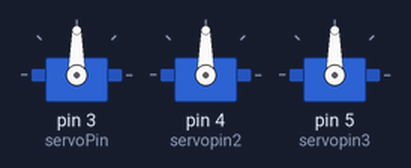
Recording of a sketch running on a simulated Arduino Uno, built with avr-gcc and run on an emulated ATmega328P. Parts: 3 × servo.

Above: at 0.05 s.
At 3.0 s:
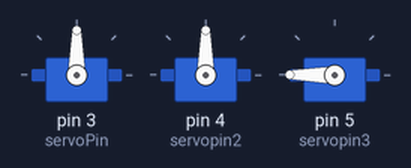
At 4.5 s:
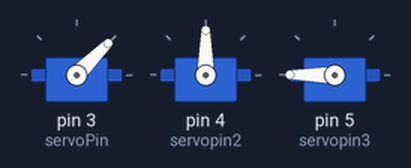
At 6.0 s:
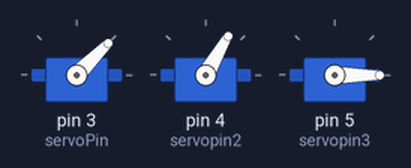
At 9.0 s:
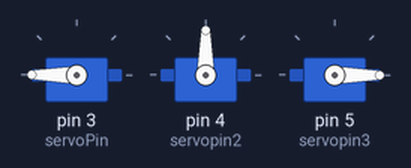
At 12.0 s:
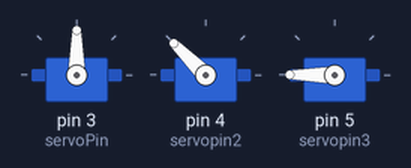
Timing chart, 0 to 15.6 s (numbered marks = the images above):
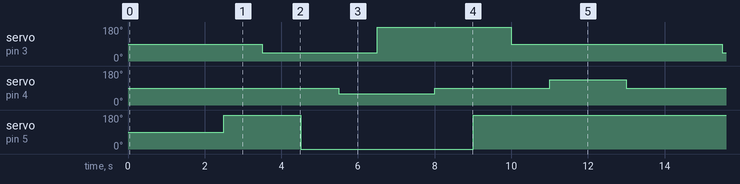

The sketch:

servo_fresh_food.ino
```cpp
#include <Servo.h>

int servoPin = 3,servopin2=4,servopin3=5;;
// Create a servo object
Servo Servo1;
Servo Servo2;
Servo Servo3;
void setup() {
   // We need to attach the servo to the used pin number
   Servo1.attach(servoPin);
   Servo2.attach(servopin2);
   Servo3.attach(servopin3);
}
void loop(){
   // Make servo go to 0 degrees
   Servo1.write(90);
   delay(1000);
   Servo2.write(90);
   delay(1500);
   // Make servo go to 90 degrees
   Servo3.write(180);
   delay(1000);
   // Make servo go to 180 degrees
   Servo1.write(45);
   delay(1000);
    Servo3.write(0);
   delay(1000);
   Servo2.write(60);
   delay(1000);
    Servo1.write(180);
   delay(1500);
   Servo2.write(90);
   delay(1000);
    Servo3.write(180);
   delay(1000);
   Servo1.write(90);
   delay(1000);
   Servo2.write(135);
   delay(1000);


}
```

Measured:
- by itself, servo on pin 3 (servoPin): repeats every 12.0 s: 180° 3.5 s, 90° 5.5 s, 45° 3.0 s
- by itself, servo on pin 4 (servopin2): repeats every 12.0 s: 90° 3.0 s, 135° 2.0 s, 90° 4.5 s, 60° 2.5 s
- by itself, servo on pin 5 (servopin3): repeats every 12.0 s: 0° 4.5 s, 180° 7.5 s
